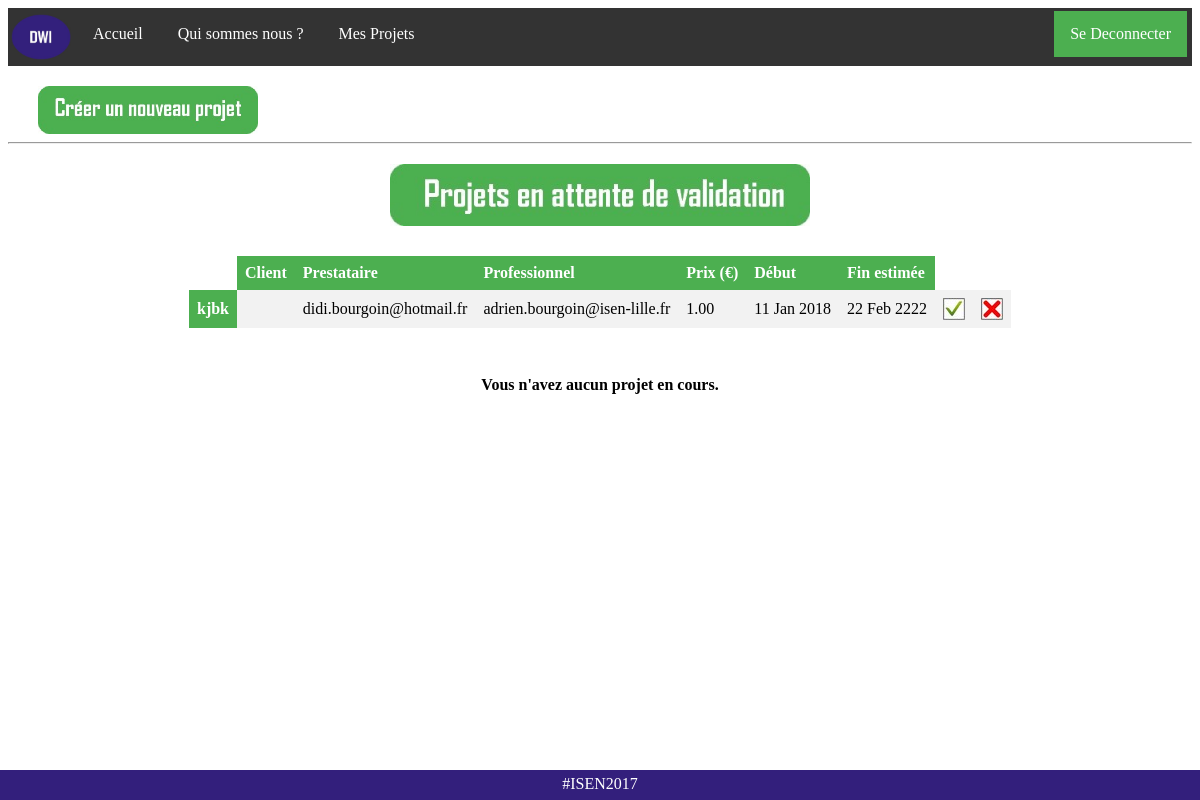
The page /connected (signed in) on the database as committed earlier.
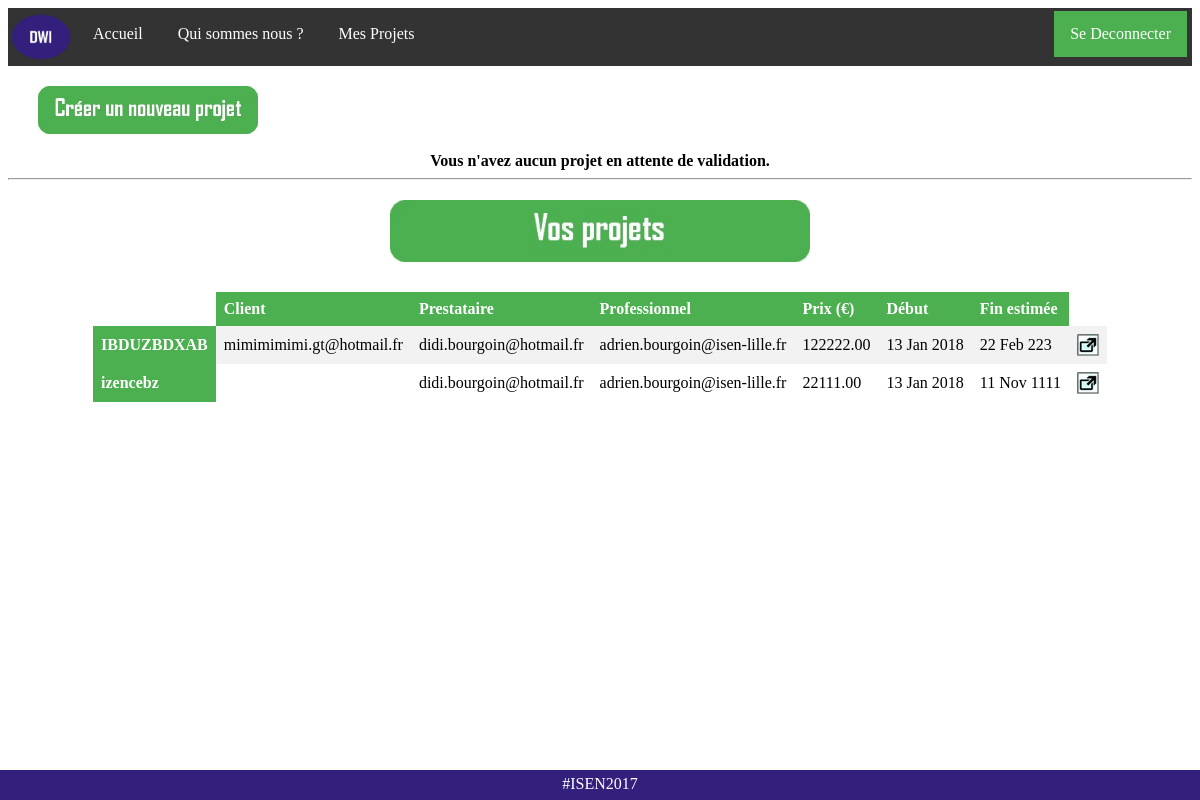
The same page on the database as committed later.
### TheSafeDeal_NoAdmin/models.py (models this page shows, shortened)
class Projet(models.Model):
	titre = models.CharField(max_length=200)
	key = models.CharField(max_length=32, unique=True)
	prestataire = models.TextField(max_length=150, blank=True)
	client = models.TextField(max_length=150)
	professionnel = models.TextField(max_length=150)
	date_debut = models.DateTimeField(auto_now_add = True, auto_now=False)
	date_fin = models.DateTimeField(auto_now = False, blank = False)
	description = models.TextField()
	prix = models.DecimalField(max_digits=9, decimal_places=2)
	isValidate_Prestataire = models.BooleanField(default=False)
	isValidate_Professionnel = models.BooleanField(default=False)
	isValidate_Client = models.BooleanField(default=False)
	REQUIERED_FIELDS = []

### TheSafeDeal_NoAdmin/views.py (the view, shortened to what this page needs)
# urls.py: url(r'^connected$', views.connected, name='connected'),
def connected(request):
    user = request.user
    if user.is_authenticated() :
        utilisateur = CustomUser.objects.get(username=request.user)
        validated_projects = utilisateur.get_validated_projects_list()[0]
        unvalidated_projects = utilisateur.get_validated_projects_list()[1]
        if request.method == "POST":
            form = NewProjectForm(request.POST)
            if form.is_valid():
                cleaned_info = form.cleaned_data
                new_project = form.save(commit=False)
                new_project.key = get_random_string(length=32)
                new_project.date_debut = timezone.now()
                if CustomUser.objects.filter(email = cleaned_info['client']).exists() and CustomUser.objects.filter(email = cleaned_info['professionnel']).exists():
                    if cleaned_info['prestataire'] == '':
                        cli = CustomUser.objects.get(email = cleaned_info['client'])
                        pro = CustomUser.objects.get(email = cleaned_info['professionnel'])
                        if cli.typeUser == 'Client' and pro.typeUser == 'Professionnel':
                            new_project.save()
                            cli.add_project(new_project.key)
                            cli.save()
                            pro.add_project(new_project.key)
                            pro.save()
                            return redirect(connected)
                        else:
                            error = "Oups! L'adresse email entrée du Professionnel ou Client ne correpond pas à la bonne personne!"
                            return render(request, 'connected.html',{'form':form, 'error': error, 'validated_projects':validated_projects, 'unvalidated_projects':unvalidated_projects})
                    else:
                        if CustomUser.objects.filter(email = cleaned_info['prestataire']).exists():
                            pre = CustomUser.objects.get(email = cleaned_info['prestataire'])
                            pro = CustomUser.objects.get(email = cleaned_info['professionnel'])
                            cli = CustomUser.objects.get(email = cleaned_info['client'])
                            if pre.typeUser == 'Prestataire' and pro.typeUser == 'Professionnel' and cli.typeUser == 'Client':
                                new_project.save()
                                pre.add_project(new_project.key)
                                pre.save()
                                pro.add_project(new_project.key)
                                pro.save()
                                cli.add_project(new_project.key)
                                cli.save()
                                return redirect(connected)
                            else:
                                error = "Oups! L'adresse email entrée du Professionnel ou Prestataire ou Client ne correpond pas à la bonne entité !"
                                return render(request, 'connected.html',{'form':form, 'error': error, 'validated_projects':validated_projects, 'unvalidated_projects':unvalidated_projects})
                        else:
                            error = "Le Prestataire n'est pas enregistré à cette adresse mail, veuillez réessayer."
                            return render(request, 'connected.html',{'form':form, 'error': error, 'validated_projects':validated_projects, 'unvalidated_projects':unvalidated_projects})
                else:
                    if not CustomUser.objects.filter(email = cleaned_info['client']).exists():
                        error = "Le Client n'est pas enregistré à cette adresse mail, veuillez recréer le projet."
                    elif not CustomUser.objects.filter(email = cleaned_info['professionnel']).exists():
                        error = "Le Professionnel n'est pas enregistré à cette adresse mail, veuillez recréer le projet."
                    return render(request, 'connected.html',{'form':form, 'error': error, 'validated_projects':validated_projects, 'unvalidated_projects':unvalidated_projects})
        else:
            form = NewProjectForm()
        return render(request, 'connected.html',{'form':form, 'user':request.user, 'validated_projects':validated_projects, 'unvalidated_projects':unvalidated_projects})
    else:
        form = NewProjectForm()
    return render(request, 'connected.html',{'form':form, 'user':request.user})

### TheSafeDeal_NoAdmin/models.py (called while the page is built)
    def get_projects_list(self):
    	if self.projet == "" :
    		return []
    	else:
    		result = self.projet.split(';')
    		result.remove("")
    		return result

### TheSafeDeal_NoAdmin/templates/connected.html (shortened to what this page needs)
{% load staticfiles %}
<html>
<head>
        <link rel="stylesheet" href="{% static 'css/connected.css' %}" />
</head>
<body>
<ul>
  <li><img src="{% static 'img/logo.jpg' %}" title="Deal With It"></li>
  <li><a href="{% url 'home' %}">Accueil</a></li>
  <li><a href="{% url 'about' %}">Qui sommes nous ?</a></li>
  {% if user.is_authenticated %}
   <li><a href="{% url 'connected' %}">Mes Projets {{ use }}</a></li>
  {% endif %}
  {% if user.is_authenticated %}
  <li style="float:right;padding-right: 5px"><a class="active" href="{% url 'logout' %}">Se Deconnecter</a></li>
  {% endif %}
</ul>
{% if user.is_authenticated %}
<div style="background-color: white;height: auto;padding-left: 30px;padding-top: 20px">
	<img src="{% static 'img/new_project.jpg' %}" class="new_project" onclick="display_form()"/>
</div>
<center>
{% if unvalidated_projects|length != 0 %}
<hr>
<center>
<div class="projet">
	<img src="{% static 'img/waiting_project.jpg' %}" class="waiting_project"/>
	<table>
		<tr>
	     <td></td>
	     <th>Client</th>
	     <th>Prestataire</th>
	     <th>Professionnel</th>
	     <th>Prix (€)</th>
	     <th>Début</th>
	     <th>Fin estimée</th>
	    </tr>
		<tr>
		{% for projet in unvalidated_projects %}
    		<th title={{ projet.description }}>{{ projet.titre }}</th>
	     	<td>{{ projet.client }}</td>
	     	<td>{{ projet.prestataire }}</td>
	     	<td>{{ projet.professionnel }}</td>
	     	<td>{{ projet.prix }}</td>
	     	<td>{{ projet.date_debut|date:"d M Y" }}</td>
	     	<td>{{ projet.date_fin|date:"d M Y" }}</td>
	     	<td><a href="{% url 'connected' %}?key={{ projet.key }}&validate=True"><img src="{% static 'img/accepter.jpg' %}"/></a></td>
	     	<td><a href="{% url 'connected' %}?key={{ projet.key }}&validate=False"><img src="{% static 'img/refuser.jpg' %}"/></a></td>
	    </tr>
		{% endfor %}
	</table>
</div>
{% endif %}
{% if unvalidated_projects|length == 0 %}
<br />
<strong>Vous n'avez aucun projet en attente de validation.</strong>
{% endif %}
{% if validated_projects|length != 0 %}
<hr>
<div class="projet">
	<img src="{% static 'img/your_projects.jpg' %}" class="waiting_project"/>
	<table>
		<tr>
	     <td></td>
	     <th>Client</th>
	     <th>Prestataire</th>
	     <th>Professionnel</th>
	     <th>Prix (€)</th>
	     <th>Début</th>
	     <th>Fin estimée</th>
	    </tr>
		{% for projet in validated_projects %}
		<tr>
	     <th title={{ projet.description }}>{{ projet.titre }}</th>
	     <td>{{ projet.client }}</td>
	     <td>{{ projet.prestataire }}</td>
	     <td>{{ projet.professionnel }}</td>
	     <td>{{ projet.prix }}</td>
	     <td>{{ projet.date_debut|date:"d M Y" }}</td>
	     <td>{{ projet.date_fin|date:"d M Y" }}</td>
	     <td><a href="../projets/{{ projet.key }}" target="_blank"><img src="{% static 'img/open.jpg' %}" title="Ouvrir la page du projet" class="open"/></a>
	     </td>
	    {% endfor %}
	</table>
</div>
<br />
{% endif %}
{% if validated_projects|length == 0 %}
<br />
<strong>Vous n'avez aucun projet en cours.</strong>
{% endif %}
</center>
{% endif %}
<div class="footer">
  <p>#ISEN2017</p>
</div>
</html>

Rows that differ between the two databases and show on the page:
removed Projet: titre "kjbk", prestataire "didi.bourgoin@hotmail.fr", professionnel "adrien.bourgoin@isen-lille.fr", prix "1.00", date_debut "11 Jan 2018", date_fin "22 Feb 2222"
added Projet: titre "IBDUZBDXAB", client "mimimimimi.gt@hotmail.fr", prestataire "didi.bourgoin@hotmail.fr", professionnel "adrien.bourgoin@isen-lille.fr", prix "122222.00", date_debut "13 Jan 2018", date_fin "22 Feb 223"
added Projet: titre "izencebz", prestataire "didi.bourgoin@hotmail.fr", professionnel "adrien.bourgoin@isen-lille.fr", prix "22111.00", date_debut "13 Jan 2018", date_fin "11 Nov 1111"
Other text that changed with them:
text no longer shown: "Vous n'avez aucun projet en cours."
text now shown: "Vous n'avez aucun projet en attente de validation."
